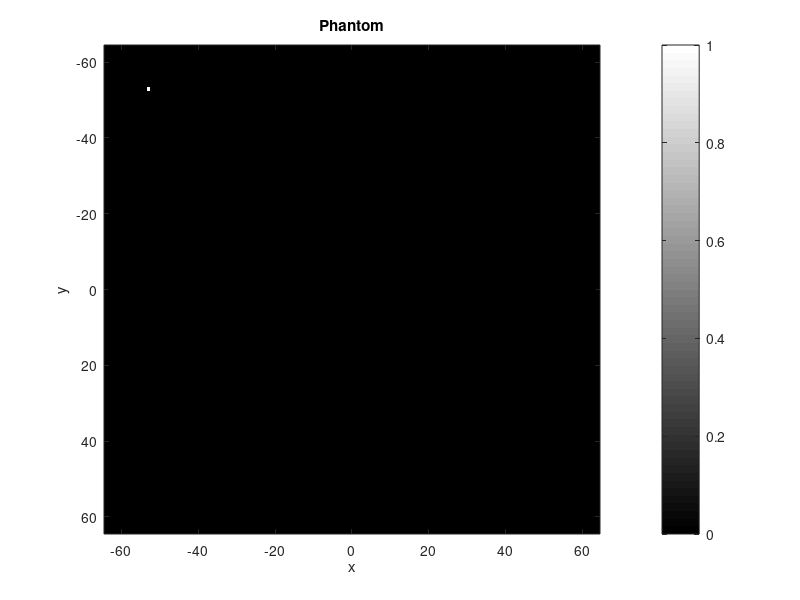
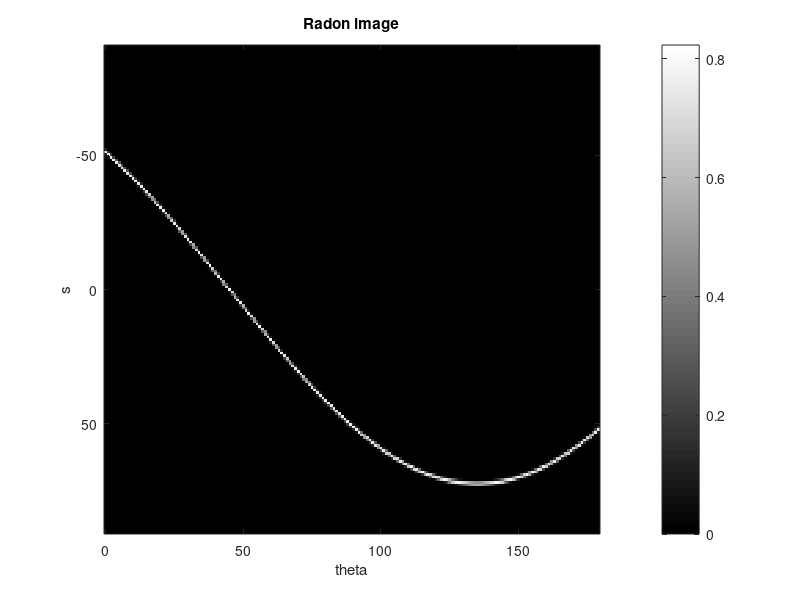
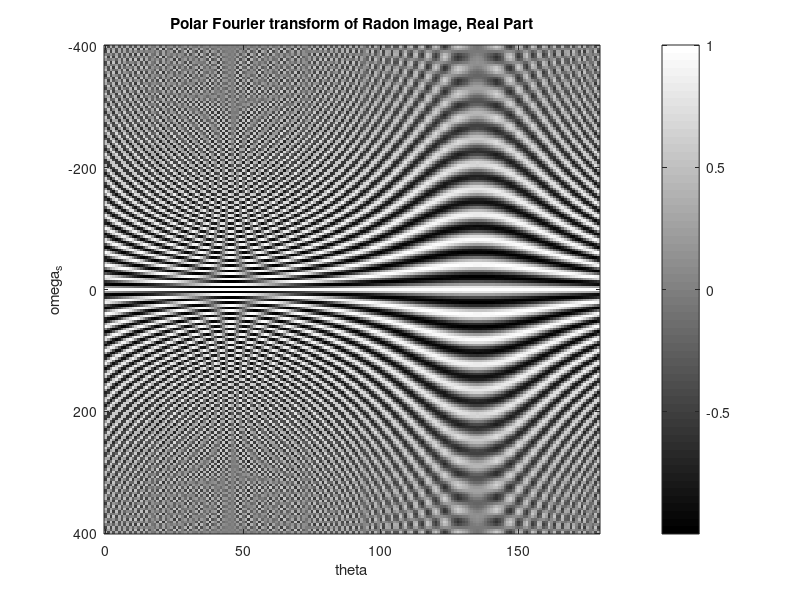
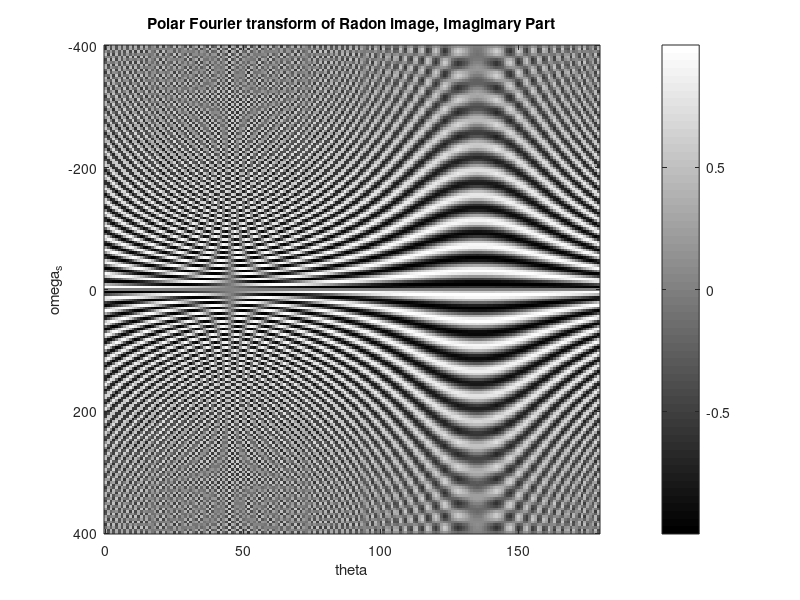

The MATLAB source for these figures, in order:
%% Debug flag: print out everything when DEBUG==1
DEBUG=1;

%% Signal to noise ratio
%SNR=0.1;

%% Size of phantom and reconstructed image
N=128;

%% Create Phantom P
%P = phantom('Shepp-Logan',N);
%P = phantom('Modified Shepp-Logan',N);     %Fail-safe version

% a simple 2D delta function which is off-centre
P = zeros(N);
P(12,12)=1;

% Determine the range of x and y
x = linspace(-N/2,N/2,N);
y = x;

% Show and save the phantom
figure(1)
imagesc(x,y,P),colormap(gray),colorbar
title('Phantom'),xlabel('x'),ylabel('y')
print -dpng 1_phantom.png

%% Apply radon transformation Rf
theta=linspace(0,179,180);
Rf = radon(P,theta);

% Determine the range of s
s_max=sqrt( max(x)^2 + max(y)^2 );
[s_size theta_size] = size(P);
s = linspace(-s_max,s_max,s_size);

%% Apply noise to the Radon image
%Rf = Rf + SNR * ( rand(s_size,theta_size)*2 - 1 );


%% Show and save Radon image
figure(2)
imagesc(theta,s,Rf),colormap(gray),colorbar
title('Radon image'),xlabel('theta'),ylabel('s')
print -dpng 2_radon.png

%% Polar Fourier transform
FRf = fftshift(fft(Rf),1);         % Apply 1D Fourier transform in each column

% Determine the range of omega
dx=mean(diff(x));
dy=mean(diff(y));
ds=sqrt( dx^2 + dy^2 );
size_omega=size(FRf,1);
omega_max=2*pi/ds*max(s);
omega=linspace(-omega_max,omega_max,size_omega);

%% Show and save the Fourier transform image
figure(3)
imagesc(theta, omega, real(FRf)),colormap(gray),colorbar
xlabel('theta'),ylabel('omega_s')
title('Polar Fourier transform of Radon image, Real Part')
print -dpng 3a_fourier_radon_real.png

figure(4)
imagesc(theta, omega, imag(FRf)),colormap(gray),colorbar
xlabel('theta'),ylabel('omega_s')
title('Polar Fourier transform of Radon image, Imagimary Part')
print -dpng 3b_fourier_radon_imag.png

%% Change from polar to x-y coordinate
FRf_widescreen = horzcat(FRf,FRf,FRf,FRf);       % Increase the range of theta by four times

%% Determine the new range of theta and omega
[size_omega size_theta]=size(FRf_widescreen);
theta_max=max(theta);
omega_widescreen=omega;
theta_widescreen=linspace(-360,180+theta_max,size_theta);
[THETA OMEGA]=meshgrid(theta_widescreen,omega_widescreen);

%% DEBUG: show and save the widescreen image
if(DEBUG)
figure(98)
imagesc(theta_widescreen, omega_widescreen, real(FRf_widescreen)),colormap(gray),colorbar
xlabel('theta'),ylabel('omega_s')
title('Polar Fourier transform of Radon image, Real Part')
print -dpng 3c_fourier_radon_real.png

figure(99)
imagesc(theta_widescreen, omega_widescreen, imag(FRf_widescreen)),colormap(gray),colorbar
xlabel('theta'),ylabel('omega_s')
title('Polar Fourier transform of Radon image, Imagimary Part')
print -dpng 3d_fourier_radon_imag.png
end

% Determine range of the desired xy scale
x = linspace(-N/2,N/2,N);
y = x;
omega_x_max=2*pi/dx*max(x)/sqrt(2);
omega_x = linspace(-omega_x_max,omega_x_max,N);
omega_y = omega_x;
[WX WY]=meshgrid( omega_x , omega_y );
xy_to_theta = atan2(WY,WX).*180./pi;
xy_to_omega = sqrt( WX.^2 + WY.^2 );

F2f = interp2(THETA,OMEGA,FRf_widescreen,xy_to_theta,xy_to_omega);
F2f(isnan(F2f))=0;        % set all NaN (Not a Number) error to zero

figure(5)
imagesc(x,y,real(F2f)),colormap(gray),colorbar
xlabel('omega_x'),ylabel('omega_y')
title('polar to x-y cubic interpolation, Real Part')
print -dpng 4a_fourier_xy_real.png

figure(6)
imagesc(x, y, imag(F2f)),colormap(gray),colorbar
xlabel('omega_x'),ylabel('omega_y')
title('polar to x-y cubic interpolation, Imaginary Part')
print -dpng 4b_fourier_xy_imag.png

%% inverse FFT
f = ifft2(fftshift(F2f));

figure(7)
imagesc(x,y,real(f)),colormap(gray),colorbar
xlabel('x'),ylabel('y')
title('Reconstructed Image, Real Part')
print -dpng 5_reconstruct_xy_real.png

figure(8)
imagesc(x,y,imag(f)),colormap(gray),colorbar
xlabel('x'),ylabel('y')
title('Reconstructed Image, Imaginary Part')
print -dpng 5_reconstruct_xy_imag.png
